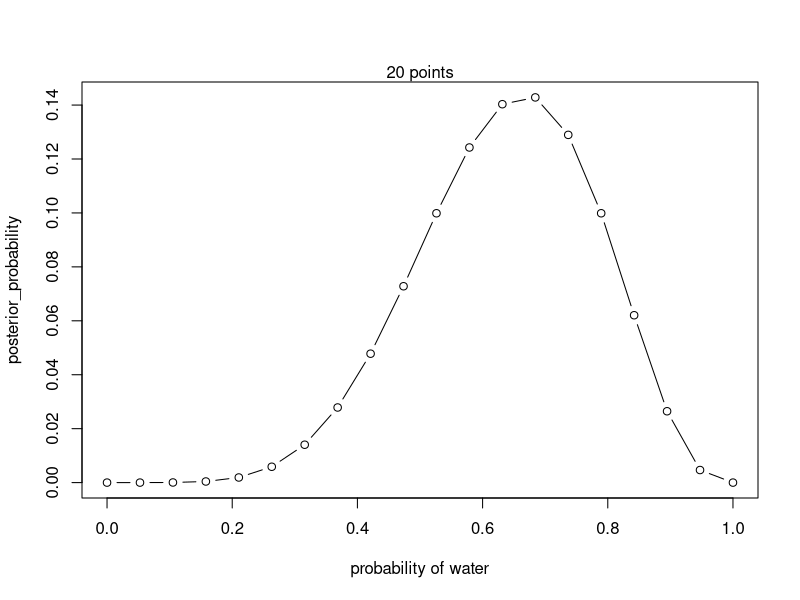
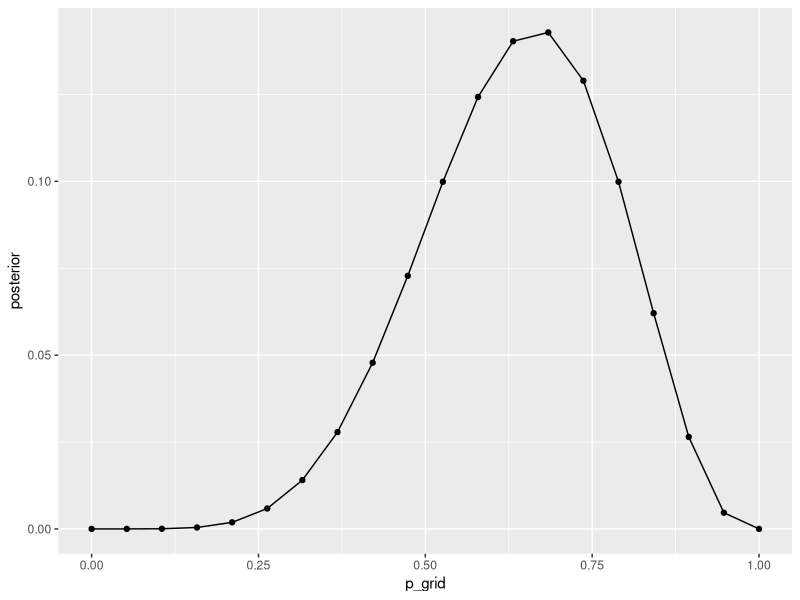
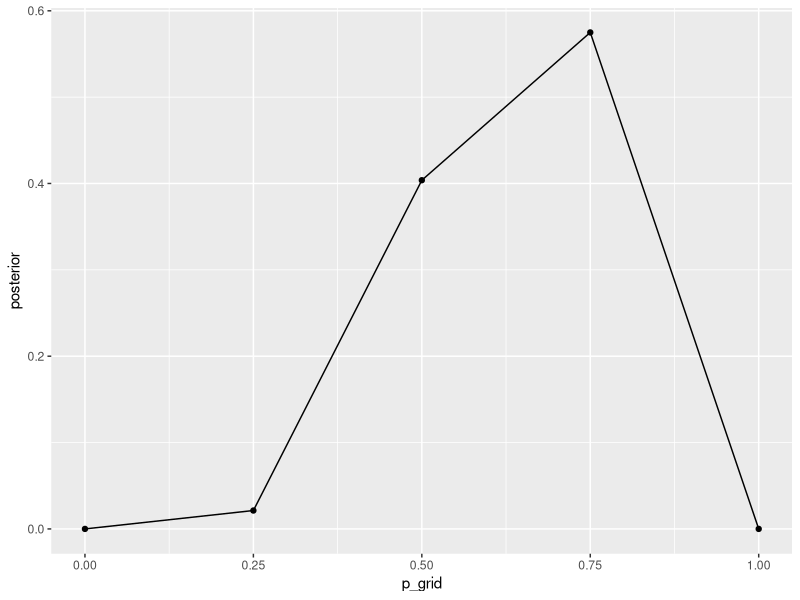
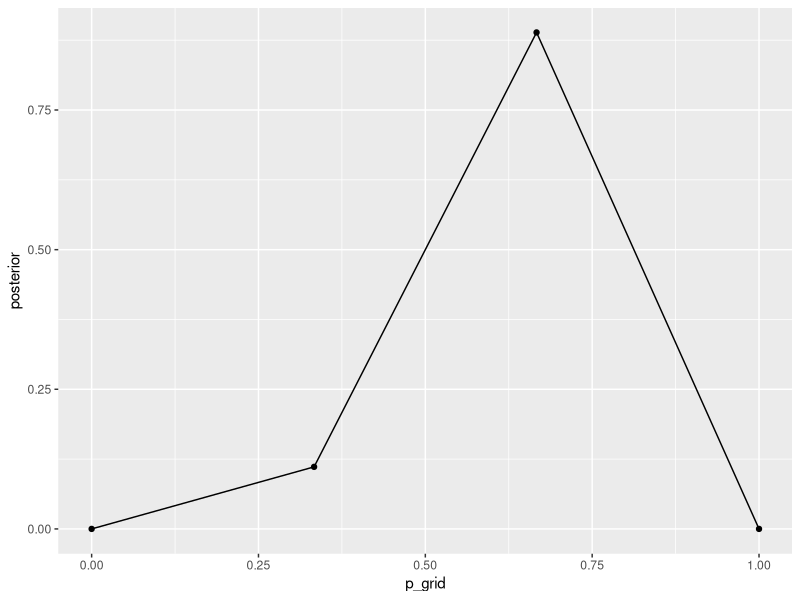
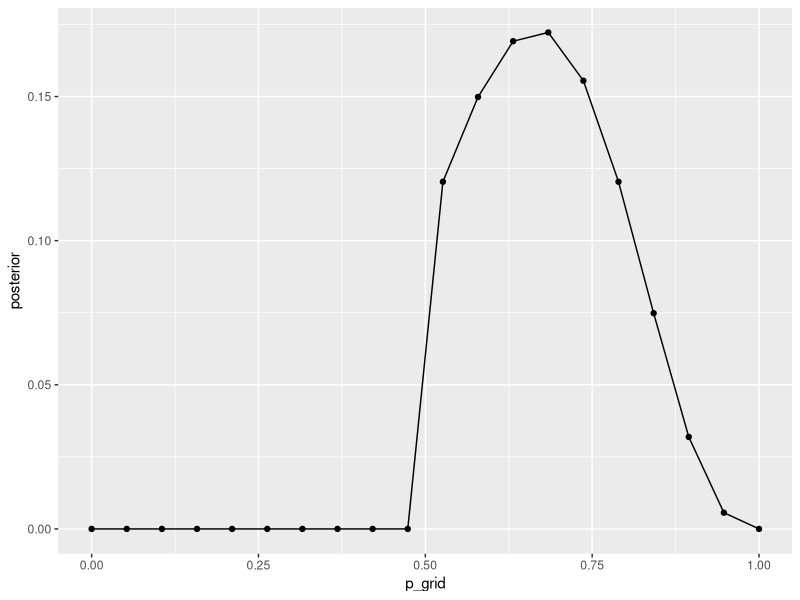
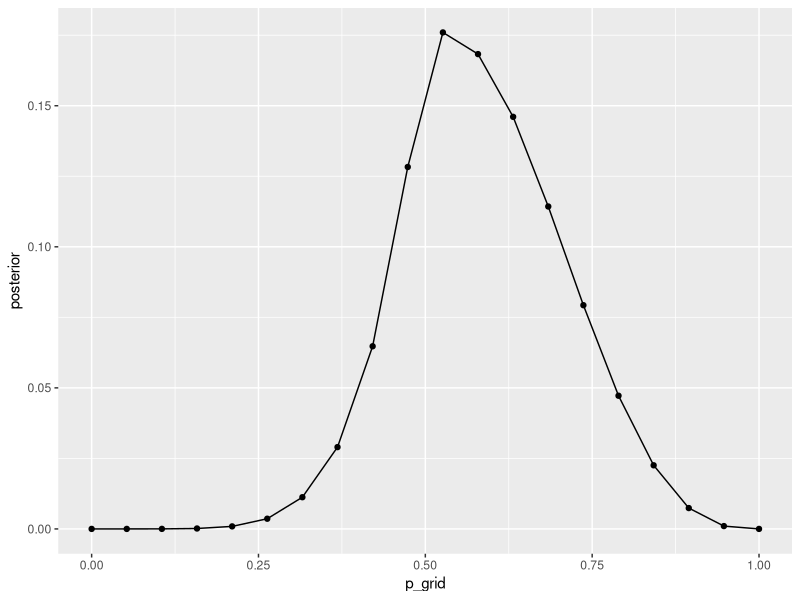

Source code (R) for these figures, in order:
## ---- chunk 1
# define grid

p_grid <- seq(from = 0, 
              to = 1, 
              length.out = 20)

p_grid
# define prior

prior <- rep(1,20)

prior
# compute likelihood at each value in the grid

likelihood <- dbinom(6, 
                     size = 9, 
                     prob = p_grid)

likelihood
# compute product of likeligood and prior
unstd_posterior <- likelihood * prior

unstd_posterior
# standarfize posterior, so it sums to 1
posterior <- unstd_posterior / sum(unstd_posterior)

posterior
## ---- chunk 2

plot(p_grid,
     posterior,
     type = "b",
     xlab = "probability of water",
     ylab = "posterior_probability")
mtext("20 points")

## ---- chunk 3

grid_approx_binom_water <- function(n_grids){
  
p_grid <- seq(from = 0, 
              to = 1, 
              length.out = n_grids)

p_grid
# define prior

prior <- rep(1,n_grids)

prior
# compute likelihood at each value in the grid

likelihood <- dbinom(6, 
                     size = 9, 
                     prob = p_grid)

likelihood
# compute product of likeligood and prior
unstd_posterior <- likelihood * prior

unstd_posterior
# standarfize posterior, so it sums to 1
posterior <- unstd_posterior / sum(unstd_posterior)

data.frame(posterior = posterior,
           p_grid = p_grid)
}

plot_grid_approx <- function(posterior_samples,
                             p_grid){
plot(x = p_grid,
     y = posterior_samples,
     type = "b",
     xlab = "probability of water",
     ylab = "posterior_probability")
mtext("20 points")
}

library(tidyverse)

  
plot_posterior <- function(data){
  ggplot(data,
         aes_string(x = "p_grid",
                    y = "posterior")) + 
  geom_point() + 
  geom_line()
}

grid_approx_binom_water(20) %>% plot_posterior()

grid_approx_binom_water(5) %>% plot_posterior()
  
grid_approx_binom_water(4) %>% plot_posterior()
  

## ---- chunk 4


grid_approx_binom_water <- function(n_grids,
                                    p_grid = seq(from = 0, 
                                                 to = 1, 
                                                 length.out = n_grids),
                                    prior = rep(1,n_grids)){
  
# p_grid <- seq(from = 0, to = 1, length.out = n_grids)
# define prior

# prior <- rep(1,n_grids)

# compute likelihood at each value in the grid

likelihood <- dbinom(6, 
                     size = 9, 
                     prob = p_grid)

# compute product of likeligood and prior
unstd_posterior <- likelihood * prior

# standarfize posterior, so it sums to 1
posterior <- unstd_posterior / sum(unstd_posterior)

data.frame(posterior = posterior,
           p_grid = p_grid)
}

grid_approx_binom_water(n_grids = 20)

grid_approx_binom_water(n_grids = 20,
                        prior = ifelse(p_grid < 0.5, 0, 1)) %>%
  plot_posterior()

grid_approx_binom_water(n_grids = 20,
                        prior = exp(-5 * abs(p_grid-0.5))) %>%
  plot_posterior()

